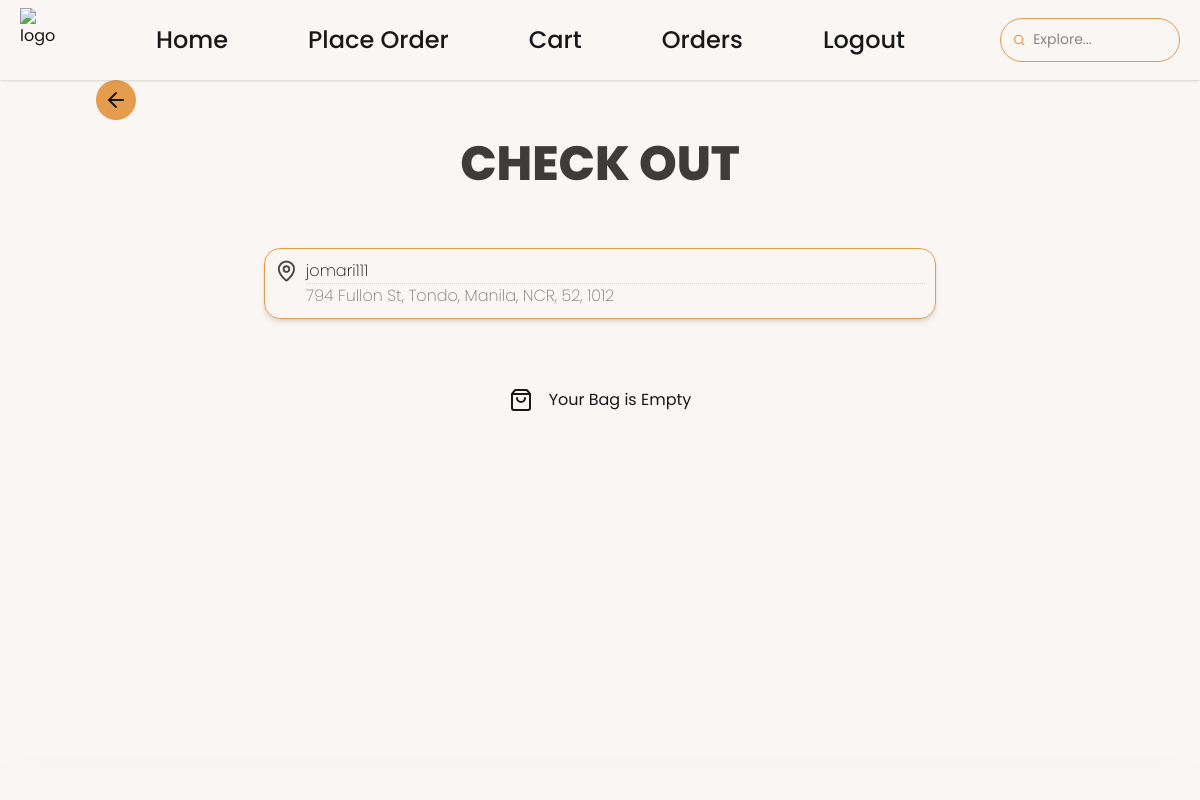
Screenshot of /cart.php (signed in) with the database file from the repository.
### tables this page shows
CREATE TABLE `address` (
  `address_id` int(11) UNSIGNED NOT NULL,
  `customer_id` int(11) UNSIGNED NOT NULL,
  `address_name` varchar(150) NOT NULL,
  `address_city` varchar(150) NOT NULL,
  `address_region` varchar(50) NOT NULL,
  `address_brgy` varchar(20) NOT NULL,
  `address_postal` int(10) NOT NULL,
  `created_at` timestamp NOT NULL DEFAULT current_timestamp()
);

### cart.php (the view, shortened to what this page needs)
<?php
include("./db/db.php");
$user = $_SESSION['customer_user'];
$sql_user = "SELECT customer_id FROM users WHERE customer_user = ?";
$stmt_user = $conn->prepare($sql_user);
$stmt_user->bind_param("s", $user);
$stmt_user->execute();
$res = $stmt_user->get_result();
$row = $res->fetch_assoc();
$customer_id = $row['customer_id'];
$sql_address = "SELECT * FROM address WHERE customer_id = ?";
$stmt_address = $conn->prepare($sql_address);
$stmt_address->bind_param("i", $customer_id);
$stmt_address->execute();
$result_address = $stmt_address->get_result();
$customer_address = null;
if ($result_address->num_rows > 0) {
    $customer_address = $result_address->fetch_assoc();
}
$cart_items = [];
?>
<!DOCTYPE html>
<html lang="en" data-theme="light">
<head>
    <link
        href="https://cdn.jsdelivr.net/npm/daisyui@5"
        rel="stylesheet"
        type="text/css" />
    <link rel="stylesheet" href="./style/output.css" />
</head>
<body class="w-screen overflow-x-hidden scroll-smooth">
    <div class="sticky top-0 z-50 ">
        <?php include './components/header.php'; ?>
    </div>
    <section class="flex flex-col min-h-screen h-full w-full justify-start items-center lg:pt-20 max-lg:pt-10 bg-custom-background">
        <h1 class=" max-lg:text-3xl lg:text-5xl font-extrabold text-custom-text/80 w-full text-center max-lg:py-10 lg:py-15">CHECK OUT</h1>
        <div class="fixed max-lg:top-[6%] max-lg:left-[4%] lg:top-[10%] lg:left-[8%] z-40">
            <a href="./home.php" class="btn btn-circle shadow-none bg-custom-accent border-none">
                <svg xmlns="http://www.w3.org/2000/svg" width="24" height="24" viewBox="0 0 24 24" fill="none" stroke="currentColor" stroke-width="2" stroke-linecap="round" stroke-linejoin="round" class="lucide lucide-arrow-left-icon lucide-arrow-left">
                    <path d="m12 19-7-7 7-7" />
                    <path d="M19 12H5" />
                </svg>
            </a>
        </div>
        <?php
        if (empty($cart_items)) {
            echo '
                <div class="flex w-full fixed top-1/2 left-1/2 -translate-1/2 items-center justify-center gap-4">
                    <svg xmlns="http://www.w3.org/2000/svg" width="24" height="24" viewBox="0 0 24 24" fill="none" stroke="currentColor" stroke-width="2" stroke-linecap="round" stroke-linejoin="round" class="lucide lucide-shopping-bag-icon lucide-shopping-bag"><path d="M16 10a4 4 0 0 1-8 0"/><path d="M3.103 6.034h17.794"/><path d="M3.4 5.467a2 2 0 0 0-.4 1.2V20a2 2 0 0 0 2 2h14a2 2 0 0 0 2-2V6.667a2 2 0 0 0-.4-1.2l-2-2.667A2 2 0 0 0 17 2H7a2 2 0 0 0-1.6.8z"/></svg>
                    Your Bag is Empty
                </div>
                ';
        }
        ?>
        <div class="flex flex-col gap-4 w-[90%] max-w-2xl justify-center items-start">
            <div class="w-full rounded-2xl border-custom-accent border shadow-md">
                <div class="flex p-2.5 gap-2">
                    <?php if ($customer_address): ?>
                        <div class="flex flex-col font-extralight w-full">
                            <p class="text-custom-text"><?= htmlspecialchars($user); ?></p>
                            <hr class="dashed border-t border-dotted border-gray-300">
                            <p class=" text-custom-text/55"><?= htmlspecialchars($customer_address['address_name']); ?>, <?= htmlspecialchars($customer_address['address_city']); ?>, <?= htmlspecialchars($customer_address['address_region']); ?>, <?= htmlspecialchars($customer_address['address_brgy']); ?>, <?= htmlspecialchars($customer_address['address_postal']); ?></p>
                        </div>
                    <?php endif; ?>
                </div>
            </div>
        </div>
    </section>
    <section class="w-full  items-center justify-center flex fixed bottom-0 p-4 bg-custom-background shadow-2xl">
    </section>
</body>
</html>

### rows the page displays
address: address_name "794 Fullon St, Tondo", address_city "Manila", address_region "NCR", address_brgy "52", address_postal "1012"

### other values shown
$user "jomari111"
